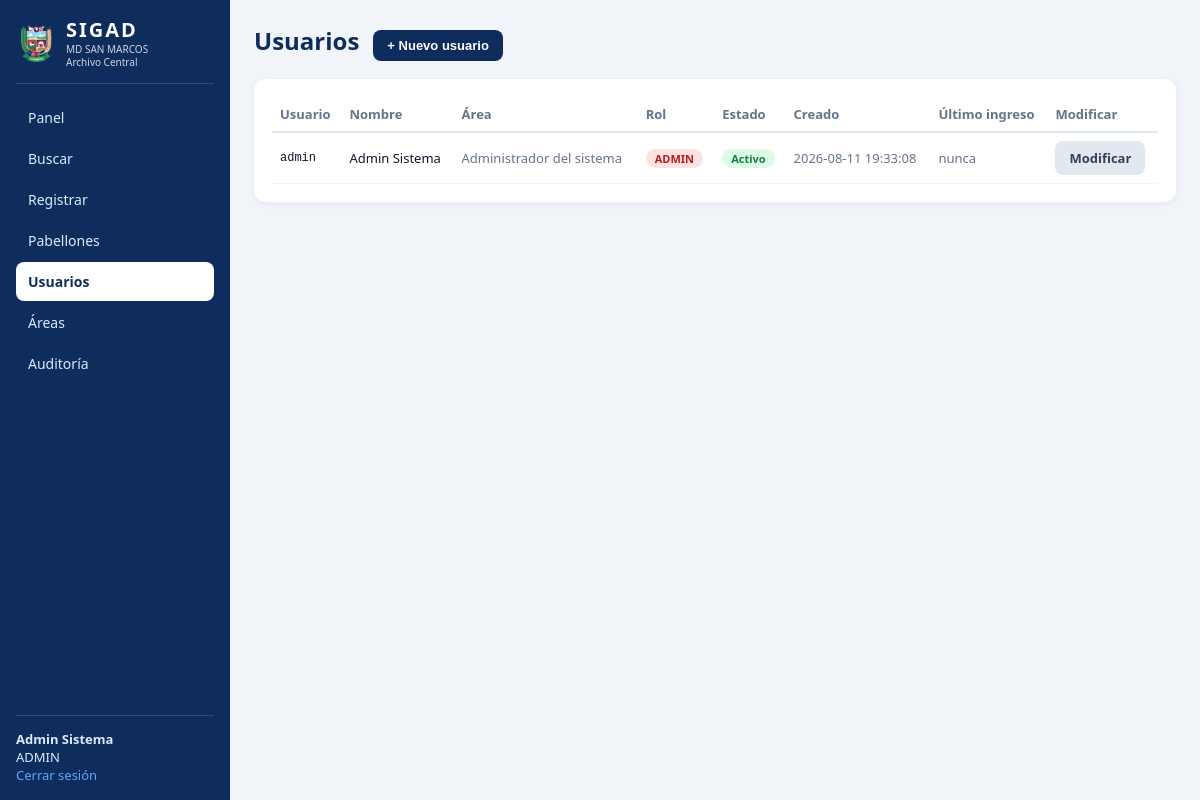
/usuarios.php (signed in), run on the app's committed database.
### tables this page shows
CREATE TABLE usuarios (
    id              INT AUTO_INCREMENT PRIMARY KEY,
    username       VARCHAR(50)  NOT NULL UNIQUE,
    password       VARCHAR(255) NOT NULL,             
    nombres        VARCHAR(100) NOT NULL DEFAULT '',
    apellidos      VARCHAR(100) NOT NULL DEFAULT '',
    cargo          VARCHAR(100) NOT NULL DEFAULT '',
    rol            ENUM('ADMIN','OPERADOR','CONSULTA') NOT NULL DEFAULT 'CONSULTA',
    activo         TINYINT(1)    NOT NULL DEFAULT 1,   
    creado_en      DATETIME      NOT NULL DEFAULT CURRENT_TIMESTAMP,
    ultimo_ingreso DATETIME      NULL
);

### usuarios.php (the view, shortened to what this page needs)
<?php
require_once 'config/config.php';
$db = db();
$us = $db->query("SELECT id, username, CONCAT(nombres,' ',apellidos) nombre,
                        nombres, apellidos, cargo, rol, activo, creado_en, ultimo_ingreso
                   FROM usuarios ORDER BY rol, username")->fetchAll();
?>
<!DOCTYPE html><html lang="es"><head><meta charset="utf-8">
<link rel="icon" href="assets/logo-msm.png"><link rel="stylesheet" href="css/estilos.css">
<title>SIGAD · Usuarios</title></head>
<body class="app"><aside class="side">
  <div class="marca"><img src="assets/logo-msm.png"><div><h2>SIGAD</h2>
    <div class="muni">MD SAN MARCOS<br>Archivo Central</div></div></div>
  <nav class="nav">
    <?= nav_html('Usuarios') ?>
  </nav>
  <div class="me"><b><?= htmlspecialchars($_SESSION['nombre']) ?></b><br><?= $_SESSION['rol'] ?>
    <br><a href="logout.php" style="color:#60a5fa">Cerrar sesión</a></div>
</aside>
<main class="main">
  <div class="top"><h1>Usuarios</h1>
    <button class="btn-sm" onclick="document.getElementById('frm').style.display='block'">+ Nuevo usuario</button>
  </div>
  <div class="card"><table>
    <tr><th>Usuario</th><th>Nombre</th><th>Área</th><th>Rol</th><th>Estado</th><th>Creado</th><th>Último ingreso</th><th>Modificar</th></tr>
    <?php foreach ($us as $u): ?>
    <tr><td class="mono"><?= htmlspecialchars($u['username']) ?></td>
        <td><?= htmlspecialchars($u['nombre']) ?></td>
        <td class="muted"><?= htmlspecialchars($u['cargo']) ?></td>
        <td><span class="tag <?= $u['rol']==='ADMIN'?'t-bad':($u['rol']==='OPERADOR'?'t-info':'t-ok') ?>"><?= $u['rol'] ?></span></td>
        <td><?= $u['activo']?'<span class="tag t-ok">Activo</span>':'<span class="tag t-warn">Inactivo</span>' ?></td>
        <td class="muted"><?= $u['creado_en'] ?></td>
        <td class="muted"><?= $u['ultimo_ingreso'] ?? 'nunca' ?></td>
        <td><a class="btn-sm btn-gray" href="usuarios.php?editar=<?= $u['id'] ?>">Modificar</a></td></tr>
    <?php endforeach; ?>
  </table></div>
</main></body></html>

### css/estilos.css (style rules this page uses)
:root { --azul:#0f2d5c;--azul2:#1e40af;--gris:#e2e8f0;--ok:#15803d;--warn:#b45309;--bad:#b91c1c }
* { box-sizing:border-box }
body { margin:0;font-family:Segoe UI,system-ui,Arial,sans-serif;background:#f1f5f9;color:#0f172a }
a { text-decoration:none;color:inherit }
.app { display:flex;min-height:100vh }
.side { position:fixed;top:0;left:0;bottom:0;width:230px;flex-shrink:0; background:var(--azul);color:#fff;display:flex;flex-direction:column;padding:16px; overflow-y:auto;z-index:10 }
.marca { display:flex;gap:10px;align-items:center;padding-bottom:14px;border-bottom:1px solid #ffffff22 }
.marca img { width:40px;height:40px }
.marca h2 { margin:0;font-size:20px;letter-spacing:2px }
.muni { font-size:10px;color:#cbd5e1;line-height:1.3 }
.nav { display:flex;flex-direction:column;margin-top:14px;gap:2px }
.me { margin-top:auto;font-size:13px;color:#dbeafe;padding-top:14px;border-top:1px solid #ffffff22 }
.main { margin-left:230px;flex:1;padding:24px;overflow:auto;min-height:100vh }
.top { display:flex;align-items:baseline;gap:14px;margin-bottom:18px }
.top h1 { margin:0;font-size:24px;color:var(--azul) }
.muted { color:#64748b;font-size:13px }
.card { background:#fff;border-radius:12px;padding:18px;box-shadow:0 2px 8px #0f172a10;margin-top:8px }
table { width:100%;border-collapse:collapse;font-size:13px }
th { text-align:left;color:#64748b;font-weight:600;border-bottom:2px solid var(--gris);padding:8px }
td { padding:8px;border-bottom:1px solid #f1f5f9 }
.mono { font-family:ui-monospace,Menlo,monospace;font-size:12px }
.tag { display:inline-block;padding:2px 9px;border-radius:20px;font-size:11px;font-weight:700 }
.t-ok { background:#dcfce7;color:var(--ok) }
.t-bad { background:#fee2e2;color:var(--bad) }
.btn-sm { display:inline-block;padding:8px 14px;border:0;border-radius:8px;background:var(--azul); color:#fff;font-weight:600;cursor:pointer;font-size:13px }
.btn-gray { background:#e2e8f0;color:#334155 }

### data on the page
usuarios: username "admin", nombre "Admin Sistema", cargo "Administrador del sistema", rol "ADMIN", activo "Activo", creado_en "2026-08-11 19:33:08", ultimo_ingreso "nunca"

### other printed values
$nombre "Panel"
$nombre "Buscar"
$nombre "Registrar"
$nombre "Pabellones"
$nombre "Usuarios"
$nombre "Áreas"
$nombre "Auditoría"
$_SESSION['nombre'] "Admin Sistema"
$_SESSION['rol'] "ADMIN"
